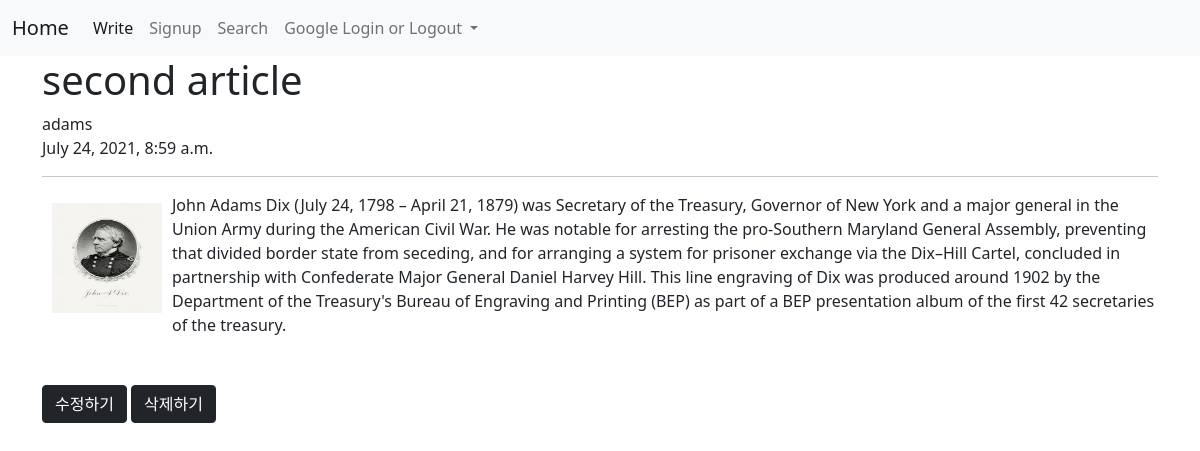
/wiki/4, run on the app's committed database.
### wiki/models.py (models this page shows, shortened)
class Blog(models.Model):
    title = models.CharField(max_length=200)
    writer = models.CharField(max_length=100)
    pub_date = models.DateTimeField()
    body = models.TextField()
    image = models.ImageField(upload_to = "wiki/", blank=True, null=True)

### wiki/views.py (the view)
# urls.py: path('<str:id>', detail, name="detail"),
def detail(request, id):
    blog = get_object_or_404(Blog, pk=id)
    return render(request, 'detail.html', {'blog':blog})

### wiki/templates/detail.html
{% extends 'base.html' %}
{% block content %}
 <h1>{{blog.title}}</h1>
 {{blog.writer}}<br>
 {{blog.pub_date}}<br>
 <hr>
 {% if blog.image %}
 <p><img src="{{blog.image.url}}" alt=""></p>
 {% endif %}
 {{blog.body}}<br>
 <br>
 <br>
 <button type="button" class="btn btn-dark">
    <a id="buttontext" href="{%url 'edit' blog.id %}">수정하기</a><br>
 </button>
 <button type="button" class="btn btn-dark">
    <a  id="buttontext" href="{%url 'delete' blog.id %}">삭제하기</a><br>
 </button>
 {% endblock %}

### wikipj/templates/base.html (style rules this page uses)
img { float:left; padding:10px; width:130px; height:130px; }
#buttontext { text-decoration:none; color:white; }

### data on the page
Blog: title "second article", writer "adams", pub_date "July 24, 2021, 8:59 a.m.", image (picture), body "John Adams Dix (July 24, 1798 – April 21, 1879) was Secretary of the Treasury, Governor of New York and a major general in the Union Army during the American Civil War. He was notable for arresting the pro-Southern Maryland General Assembly, preventing that divided border state from seceding, and for arranging a system for prisoner exchange via the Dix–Hill Cartel, concluded in partnership with Confederate Major General Daniel Harvey Hill. This line engraving of Dix was produced around 1902 by the Department of the Treasury's Bureau of Engraving and Printing (BEP) as part of a BEP presentation album of the first 42 secretaries of the treasury."
